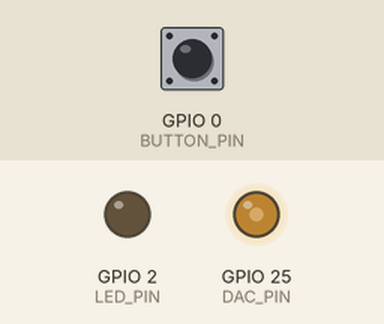
Simulated run of this sketch. Board: ESP32. Shown: output pins drawn as LEDs (lit = HIGH). Inputs (shaded band) come from the test bench; at power-on: GPIO 0 (BUTTON_PIN) HIGH. What the sketch prints to the serial monitor is not drawn.

Above: at 1.2 s.
1.3 s: GPIO 0 (BUTTON_PIN) pulled LOW for 0.15 s
At 2.25 s:
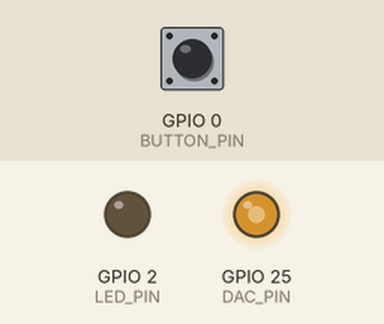
4.3 s: GPIO 0 (BUTTON_PIN) pulled LOW for 1 s
At 4.65 s:
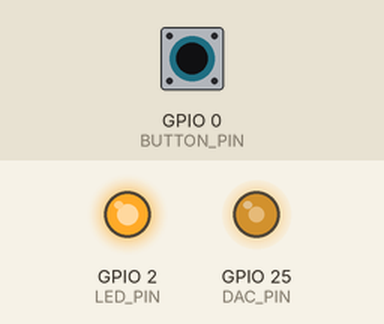
8.3 s: GPIO 0 (BUTTON_PIN) pulled LOW for 0.15 s
At 9.58 s:
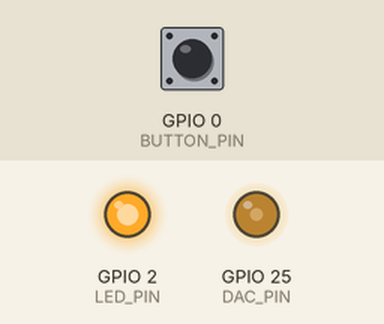
Timing chart, 0 to 20.4 s (numbered marks = the images above; inputs shaded):
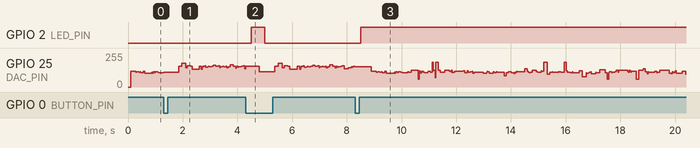

The sketch:

esp32_patient_simulator.ino
```cpp
/*
 * RelyFetal - ESP32 Patient ECG Signal Simulator Firmware
 * Mo phong phat lai tin hieu dien tim bung me thoi gian thuc (250 Hz)
 * Dung de demo kiem chung phan cung Hardware-in-the-Loop (HIL)
 */

#include "patient_sim_data.h"

// Chon chan DAC tren ESP32 (GPIO25 hoac GPIO26 ho tro DAC 8-bit noi)
#define DAC_PIN 25
#define LED_PIN 2
#define BUTTON_PIN 0 // Nut BOOT tren mach dung de chuyen ca benh r01 <-> a02

int current_mode = 0; // 0: r01 (Ca sach - Den xanh), 1: a02 (Ca bay - Den do)
size_t sample_idx = 0;
unsigned long last_sample_time = 0;
const unsigned long sample_interval_us = 4000; // 250 Hz -> 4000 microseconds (4 ms) / mau

void setup() {
  Serial.begin(115200);
  pinMode(LED_PIN, OUTPUT);
  pinMode(BUTTON_PIN, INPUT_PULLUP);

  Serial.println("==================================================");
  Serial.println("RELYFETAL - PATIENT SIGNAL SIMULATOR (ESP32)");
  Serial.println("Phát tín hiệu điện tim bụng thực tế (250 Hz, DAC 8-bit)");
  Serial.println("Bấm nút BOOT trên mạch để đổi giữa ca r01 và a02");
  Serial.println("==================================================");
}

void loop() {
  // 1. Kiem tra nut bam de chuyen ca
  if (digitalRead(BUTTON_PIN) == LOW) {
    delay(200); // chong rung phim
    current_mode = 1 - current_mode;
    sample_idx = 0;
    if (current_mode == 0) {
      Serial.println("\n>>> DANG PHAT: Ca r01 (ADFECGDB) - Tim thai ro rang, F1 100%");
      digitalWrite(LED_PIN, HIGH);
    } else {
      Serial.println("\n>>> DANG PHAT: Ca a02 (CinC 2013) - Bay bam nhip me 78%, Kich hoat Den Do");
      digitalWrite(LED_PIN, LOW);
    }
    delay(300);
  }

  // 2. Phat mau theo chu ky 250 Hz (moi 4 ms mot mau)
  unsigned long now = micros();
  if (now - last_sample_time >= sample_interval_us) {
    last_sample_time = now;

    uint8_t dac_val = 0;
    if (current_mode == 0) {
      dac_val = ECG_RECORD_R01[sample_idx];
    } else {
      dac_val = ECG_RECORD_A02[sample_idx];
    }

    // Xuat ra chan DAC analog (0 - 3.3V)
    dacWrite(DAC_PIN, dac_val);

    // Dong thoi xuat qua Serial de theo doi tren Serial Plotter
    Serial.printf("%d,%d\n", dac_val, current_mode * 255);

    sample_idx++;
    if (sample_idx >= SIM_SAMPLES_COUNT) {
      sample_idx = 0; // Lap lai chu ky 10 giay
    }
  }
}
```

Source omitted: ent_sim_data.h (data table, 24996 bytes)

Measured:
- after the input at 4.3 s, GPIO 2 (LED_PIN): LOW → HIGH after 0.20 s, → LOW 0.50 s later
- after the input at 8.3 s, GPIO 2 (LED_PIN): LOW → HIGH after 0.20 s
